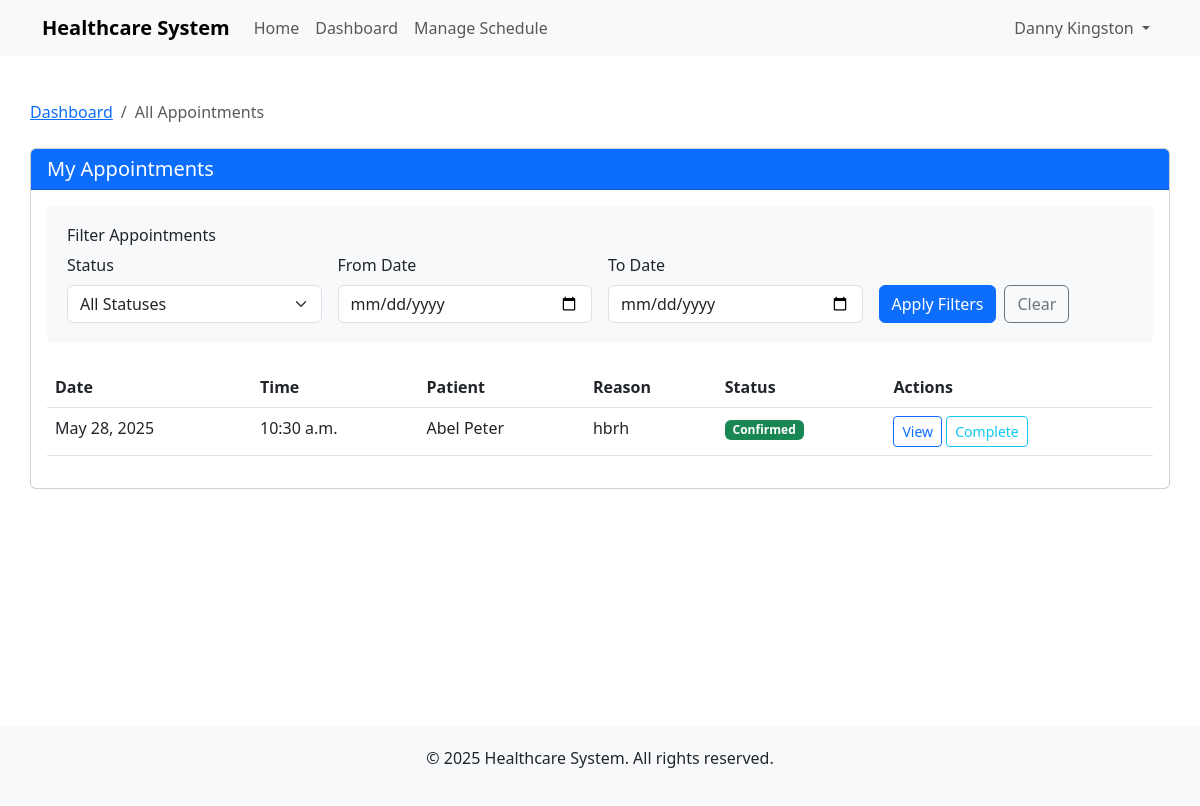
/appointments/ (signed in), run on an earlier commit of the app's database.
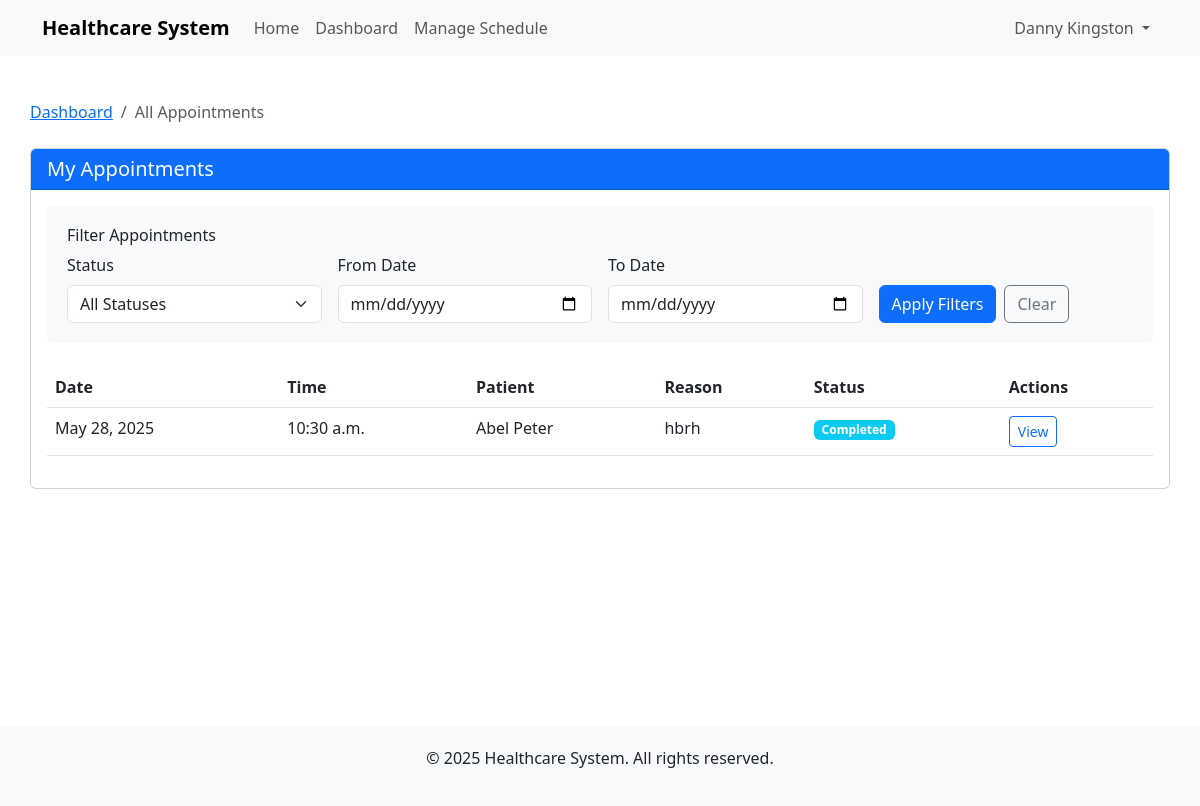
And on a later commit of the database.
### appointments/models.py (models this page shows, shortened)
class Appointment(models.Model):
    STATUS_CHOICES = [
        ('SCHEDULED', 'Scheduled'),
        ('CONFIRMED', 'Confirmed'),
        ('COMPLETED', 'Completed'),
        ('CANCELLED', 'Cancelled'),
        ('NO_SHOW', 'No Show'),
    ]
    patient = models.ForeignKey(Patient, on_delete=models.CASCADE, related_name='appointments')
    doctor = models.ForeignKey(Doctor, on_delete=models.CASCADE, related_name='appointments')
    appointment_date = models.DateField()
    appointment_time = models.TimeField()
    status = models.CharField(max_length=10, choices=STATUS_CHOICES, default='SCHEDULED')
    reason = models.TextField()
    notes = models.TextField(blank=True)
    created_at = models.DateTimeField(auto_now_add=True)
    updated_at = models.DateTimeField(auto_now=True)
    class Meta:
        unique_together = ['doctor', 'appointment_date', 'appointment_time']
        ordering = ['appointment_date', 'appointment_time']

### patients/models.py (models this page shows)
class Patient(models.Model):
    GENDER_CHOICES = [
        ('M', 'Male'),
        ('F', 'Female'),
        ('O', 'Other'),
    ]
    user = models.OneToOneField(User, on_delete=models.CASCADE)
    date_of_birth = models.DateField(null=True, blank=True)
    gender = models.CharField(max_length=1, choices=GENDER_CHOICES)
    phone_regex = RegexValidator(regex=r'^\+?1?\d{9,15}$')
    phone_number = models.CharField(validators=[phone_regex], max_length=17)
    address = models.TextField()
    emergency_contact_name = models.CharField(max_length=100)
    emergency_contact_phone = models.CharField(validators=[phone_regex], max_length=17)
    insurance_provider = models.CharField(max_length=100)
    insurance_policy_number = models.CharField(max_length=50)
    created_at = models.DateTimeField(auto_now_add=True)
    updated_at = models.DateTimeField(auto_now=True)
    def __str__(self):
        return f"{self.user.first_name} {self.user.last_name}"
    class Meta:
        ordering = ['user__last_name', 'user__first_name']

### doctors/views.py (the view)
# urls.py: path('appointments/', views.appointments_list, name='doctor_appointments'),
@login_required
def appointments_list(request):
    try:
        doctor = request.user.doctor
    except Doctor.DoesNotExist:
        messages.error(request, "You don't have a doctor profile.")
        return redirect('home')
    status_filter = request.GET.get('status', '')
    date_from = request.GET.get('date_from', '')
    date_to = request.GET.get('date_to', '')
    appointments = Appointment.objects.filter(doctor=doctor)
    if status_filter:
        appointments = appointments.filter(status=status_filter)
    if date_from:
        appointments = appointments.filter(appointment_date__gte=date_from)
    if date_to:
        appointments = appointments.filter(appointment_date__lte=date_to)
    appointments = appointments.order_by('-appointment_date', '-appointment_time')
    paginator = Paginator(appointments, 10)  # 10 appointments per page
    page_number = request.GET.get('page')
    page_obj = paginator.get_page(page_number)
    context = {
        'appointments': page_obj,
        'status_filter': status_filter,
        'date_from': date_from,
        'date_to': date_to,
        'status_choices': Appointment.STATUS_CHOICES,
    }
    return render(request, 'doctors/appointments_list.html', context)

### templates/doctors/appointments_list.html (shortened to what the changed rows need)
{% extends 'base.html' %}
{% block extra_css %}
<link rel="stylesheet" href="https://cdn.jsdelivr.net/npm/flatpickr/dist/flatpickr.min.css">
{% endblock %}
{% block content %}
<div class="row mt-2">
    <div class="col-md-12">
        <div class="card">
            <div class="card-body">
                {% if appointments %}
                    <div class="table-responsive">
                        <table class="table table-hover">
                            <thead>
                                <tr>
                                    <th>Date</th>
                                    <th>Time</th>
                                    <th>Patient</th>
                                    <th>Reason</th>
                                    <th>Status</th>
                                    <th>Actions</th>
                                </tr>
                            </thead>
                            <tbody>
                                {% for appointment in appointments %}
                                <tr>
                                    <td>{{ appointment.appointment_date }}</td>
                                    <td>{{ appointment.appointment_time }}</td>
                                    <td>{{ appointment.patient }}</td>
                                    <td>{{ appointment.reason|truncatechars:30 }}</td>
                                    <td>
                                        <span class="badge {% if appointment.status == 'CONFIRMED' %}bg-success{% elif appointment.status == 'SCHEDULED' %}bg-warning{% elif appointment.status == 'COMPLETED' %}bg-info{% elif appointment.status == 'CANCELLED' %}bg-danger{% else %}bg-secondary{% endif %}">
                                            {{ appointment.get_status_display }}
                                        </span>
                                    </td>
                                    <td>
                                        <a href="{% url 'appointment_detail' appointment.id %}" class="btn btn-sm btn-outline-primary">View</a>
                                        {% if appointment.status == 'SCHEDULED' %}
                                            <a href="{% url 'confirm_appointment' appointment.id %}" class="btn btn-sm btn-outline-success">Confirm</a>
                                        {% elif appointment.status == 'CONFIRMED' %}
                                            <a href="{% url 'complete_appointment' appointment.id %}" class="btn btn-sm btn-outline-info">Complete</a>
                                        {% endif %}
                                    </td>
                                </tr>
                                {% endfor %}
                            </tbody>
                        </table>
                    </div>
                {% else %}
                    <div class="alert alert-info">
                        No appointments found matching your criteria.
                    </div>
                {% endif %}
            </div>
        </div>
    </div>
</div>
{% endblock %}

What changed in the data, as far as the page shows it:
changed Appointment "hbrh": status "Confirmed" → "Completed"; no longer shows "Complete"
